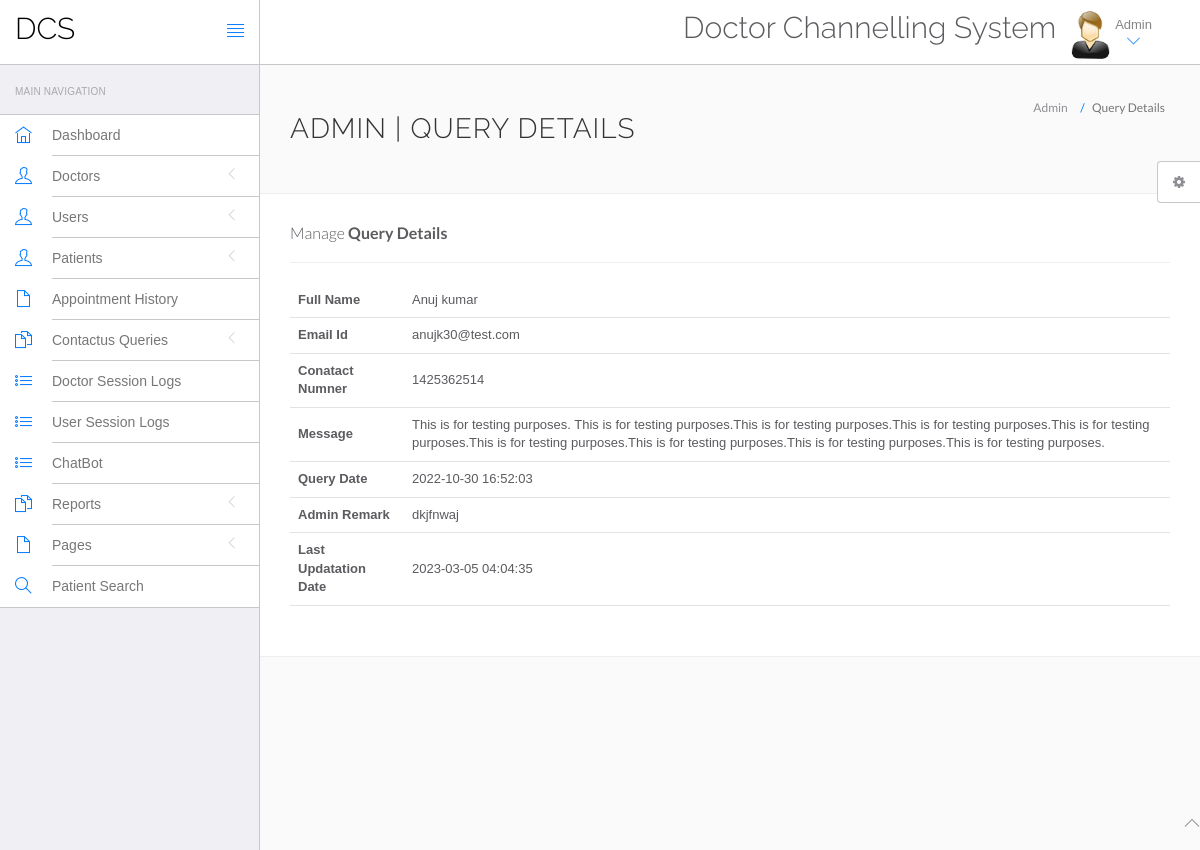
The app's page /hms/admin/query-details.php?id=1 (signed in) with its own data.
### tables this page shows
CREATE TABLE `tblcontactus` (
  `id` int(11) NOT NULL,
  `fullname` varchar(255) DEFAULT NULL,
  `email` varchar(255) DEFAULT NULL,
  `contactno` bigint(12) DEFAULT NULL,
  `message` mediumtext DEFAULT NULL,
  `PostingDate` timestamp NULL DEFAULT current_timestamp(),
  `AdminRemark` mediumtext DEFAULT NULL,
  `LastupdationDate` timestamp NULL DEFAULT NULL ON UPDATE current_timestamp(),
  `IsRead` int(11) DEFAULT NULL
);

### hms/admin/query-details.php (the view, shortened to what this page needs)
<?php
include('include/config.php');
if (strlen($_SESSION['id'] == 0)) {
	header('location:logout.php');
} else {
?>
	<!DOCTYPE html>
	<html lang="en">
	<head>
		<link rel="stylesheet" href="vendor/bootstrap/css/bootstrap.min.css">
		<link rel="stylesheet" href="vendor/fontawesome/css/font-awesome.min.css">
		<link rel="stylesheet" href="vendor/themify-icons/themify-icons.min.css">
		<link href="vendor/animate.css/animate.min.css" rel="stylesheet" media="screen">
		<link href="vendor/perfect-scrollbar/perfect-scrollbar.min.css" rel="stylesheet" media="screen">
		<link href="vendor/switchery/switchery.min.css" rel="stylesheet" media="screen">
		<link href="vendor/bootstrap-touchspin/jquery.bootstrap-touchspin.min.css" rel="stylesheet" media="screen">
		<link href="vendor/select2/select2.min.css" rel="stylesheet" media="screen">
		<link href="vendor/bootstrap-datepicker/bootstrap-datepicker3.standalone.min.css" rel="stylesheet" media="screen">
		<link href="vendor/bootstrap-timepicker/bootstrap-timepicker.min.css" rel="stylesheet" media="screen">
		<link rel="stylesheet" href="assets/css/styles.css">
		<link rel="stylesheet" href="assets/css/plugins.css">
		<link rel="stylesheet" href="assets/css/themes/theme-1.css" id="skin_color" />
	</head>
	<body>
		<div id="app">
			<?php include('include/sidebar.php'); ?>
			<div class="app-content">
				<?php include('include/header.php'); ?>
				<div class="main-content">
					<div class="wrap-content container" id="container">
						<section id="page-title">
							<div class="row">
								<div class="col-sm-8">
									<h1 class="mainTitle">Admin | Query Details</h1>
								</div>
								<ol class="breadcrumb">
									<li>
										<span>Admin</span>
									</li>
									<li class="active">
										<span>Query Details</span>
									</li>
								</ol>
							</div>
						</section>
						<div class="container-fluid container-fullw bg-white">
							<div class="row">
								<div class="col-md-12">
									<h5 class="over-title margin-bottom-15">Manage <span class="text-bold">Query Details</span></h5>
									<hr />
									<table class="table table-hover" id="sample-table-1">
										<tbody>
											<?php
											$qid = intval($_GET['id']);
											$sql = mysqli_query($con, "select * from tblcontactus where id='$qid'");
											while ($row = mysqli_fetch_array($sql)) {
											?>
												<tr>
													<th>Full Name</th>
													<td><?php echo $row['fullname']; ?></td>
												</tr>
												<tr>
													<th>Email Id</th>
													<td><?php echo $row['email']; ?></td>
												</tr>
												<tr>
													<th>Conatact Numner</th>
													<td><?php echo $row['contactno']; ?></td>
												</tr>
												<tr>
													<th>Message</th>
													<td><?php echo $row['message']; ?></td>
												</tr>
												<tr>
													<th>Query Date</th>
													<td><?php echo $row['PostingDate']; ?></td>
												</tr>
												<?php if ($row['AdminRemark'] == "") { ?>
													<form name="query" method="post">
														<tr>
															<th>Admin Remark</th>
															<td><textarea name="adminremark" class="form-control" required="true"></textarea></td>
														</tr>
														<tr>
															<td>&nbsp;</td>
															<td>
																<button type="submit" class="btn btn-primary pull-left" name="update">
																	Update <i class="fa fa-arrow-circle-right"></i>
																</button>
															</td>
														</tr>
													</form>
												<?php } else { ?>
													<tr>
														<th>Admin Remark</th>
														<td><?php echo $row['AdminRemark']; ?></td>
													</tr>
													<tr>
														<th>Last Updatation Date</th>
														<td><?php echo $row['LastupdationDate']; ?></td>
													</tr>
											<?php
												}
											} ?>
										</tbody>
									</table>
								</div>
							</div>
						</div>
					</div>
				</div>
			</div>
		</div>
		<?php include('include/footer.php'); ?>
		<?php include('include/setting.php'); ?>
	</body>
	</html>
<?php } ?>

### hms/admin/assets/css/themes/theme-1.css (style rules this page uses)
body { background: #FAFAFA; }

### records on screen
tblcontactus: fullname "Anuj kumar", email "anujk30@test.com", contactno "1425362514", message "This is for testing purposes. This is for testing purposes.This is for testing purposes.This is for testing purposes.This is for testing purposes.This is for testing purposes.This is for testing purposes.This is for testing purposes.This is for testing purposes.", PostingDate "2022-10-30 16:52:03", AdminRemark "dkjfnwaj", LastupdationDate "2023-03-05 04:04:35"
